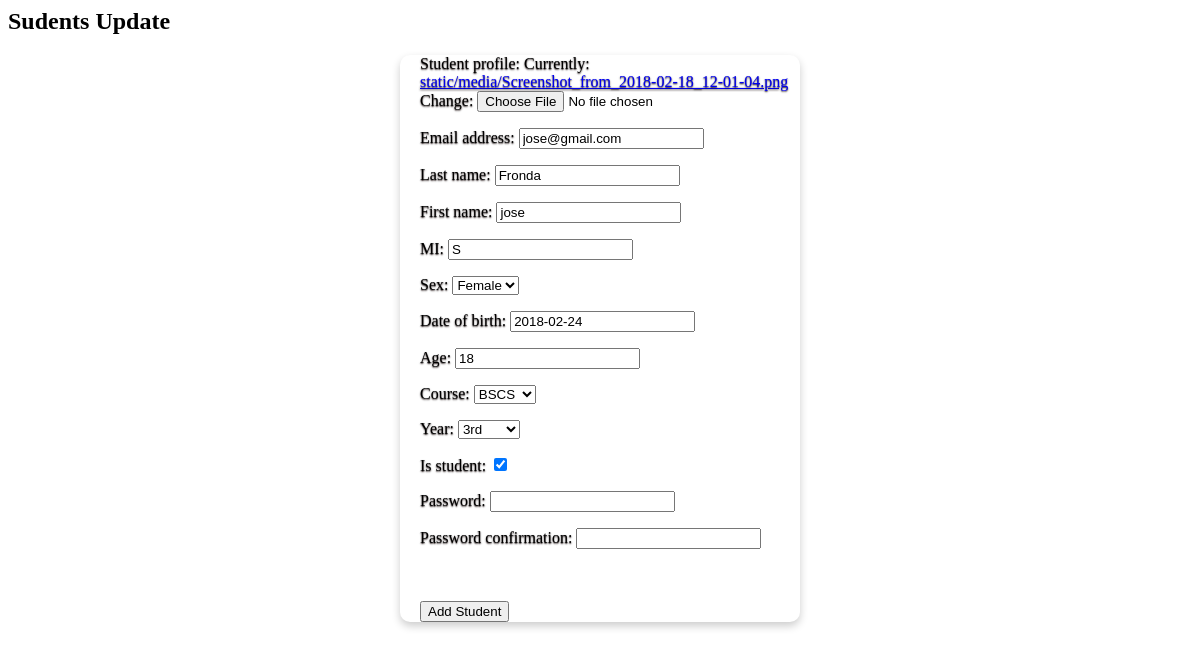
The app's page /user/Fronda/ (signed in), older data.
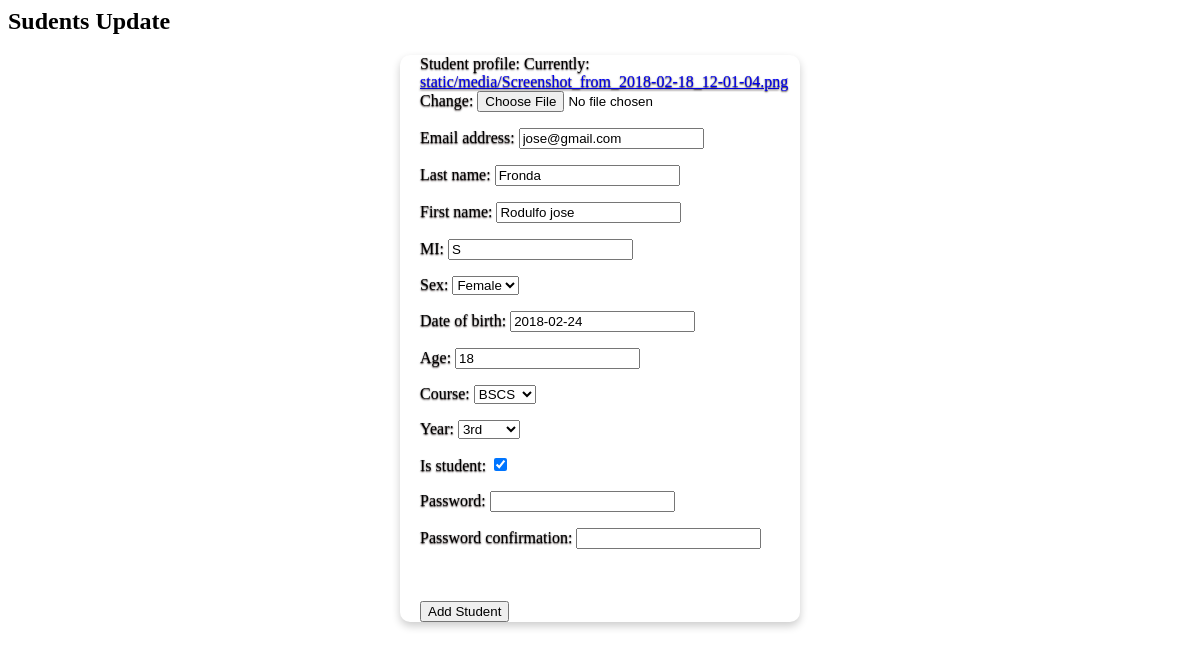
The same page, newer data.
### myuser/models.py (models this page shows, shortened)
class MyUser(AbstractBaseUser):
    email = models.EmailField(
        verbose_name='email address',
        max_length=255,
        unique=True,
    )
    Student_profile =   models.ImageField(upload_to = 'static/media')
    last_name      =    models.CharField(max_length=100)
    first_name     =   models.CharField(max_length=100)
    MI             =   models.CharField(max_length=200)
    Gender = (
        ('Male', 'Male'),
        ('Female', 'Female'),
    )
    Sex             =   models.CharField(max_length=6, choices=Gender, blank=True, default=True)
    date_of_birth   =   models.DateField()
    Age             =   models.CharField(max_length=20)
    course          =   models.ForeignKey(Course,on_delete=models.SET_NULL, null=True)
    years = (
        ('1st', '1st'),
        ('2nd', '2nd'),
        ('3rd', '3rd'),
        ('4rth', '4rth'),
    )
    Year            = models.CharField(max_length=6, choices=years, blank=True, default=True)
    objects         = MyUserManager()
    is_active       = models.BooleanField(default=True)
    is_admin        = models.BooleanField(default=False)
    is_faculty      = models.BooleanField(default=False)
    is_student      = models.BooleanField(default=False)
    USERNAME_FIELD = 'email'
    REQUIRED_FIELDS = ['date_of_birth']

### myuser/views.py (the view)
# urls.py: url(r'^(?P<last_name>[\w-]+)/$', views.StudentUpdateView.as_view(), name='edit'),
@method_decorator([login_required, teacher_required], name='dispatch')
class StudentUpdateView(UpdateView):
	model = User
	form_class = UserCreationForm
	template_name = 'forms/update_form.html'
	def get_object(self):
		last_name = self.kwargs.get("last_name")
		if last_name is None:
			raise Http404
		return get_object_or_404(User, last_name__iexact=last_name, is_active=True)
	def get_context_data(self, *args, **kwargs):
		context = super(StudentUpdateView, self).get_context_data(*args, **kwargs)
		context['title'] = 'Update student'
		return context
	def get_form_kwargs(self):
		kwargs = super(StudentUpdateView, self).get_form_kwargs()
		return kwargs

### myuser/forms.py (shortened to what this page needs)
class UserCreationForm(forms.ModelForm):
    password1 = forms.CharField(label='Password', widget=forms.PasswordInput)
    password2 = forms.CharField(label='Password confirmation', widget=forms.PasswordInput)
    class Meta:
        model = MyUser
        fields = ('Student_profile',
        'email',
        'last_name',
        'first_name',
        'MI',
        'Sex',
        'date_of_birth',
        'Age',
        'course',
        'Year',
        'is_student',)

### course/models.py (called while the page is built)
	def __str__(self):
		return self.course_name
		return "{} Courses {}" .format(self.course_name, self.list_subjects())

### templates/forms/update_form.html (shortened to what this page needs)
{% load crispy_forms_tags %}
{% load staticfiles %}
   <link rel="stylesheet" href="{% static 'css/cards.css' %}">
{% block content %}
  <h2 class="mb-3">Sudents Update</h2>
<div class="card">
  <form method="post" novalidate>
    {{ form.as_p}}
    <br></br>
  	<input type="submit" value="Add Student">
  </form>
</div>
{% endblock %}

Row changes from the older to the newer data that the page shows:
changed MyUser "jose@gmail.com": first_name "jose" → "Rodulfo jose"
